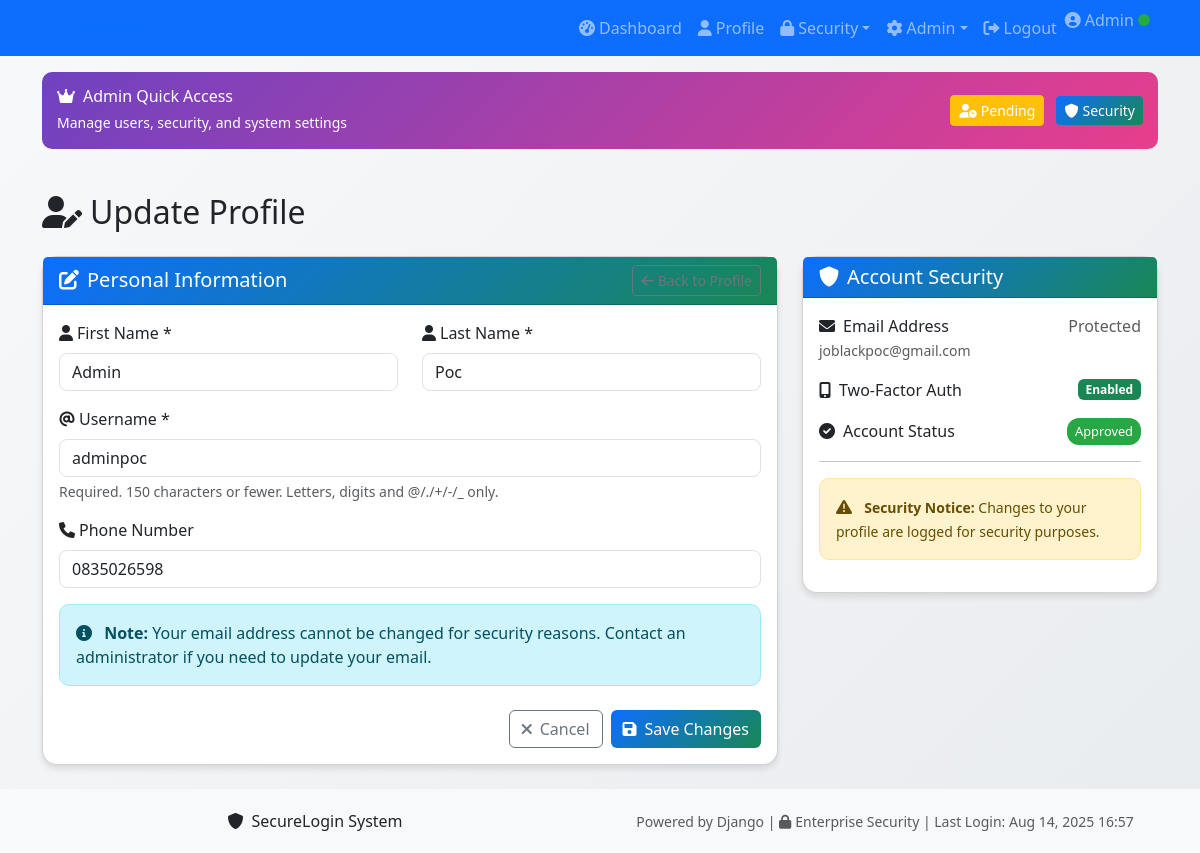
The page /auth/profile/update/ (signed in) on the database its author committed.
### authentication/models.py (models this page shows, shortened)
class CustomUser(AbstractUser):
    APPROVAL_STATUS_CHOICES = [
        ('pending', 'Pending Approval'),
        ('approved', 'Approved'),
        ('rejected', 'Rejected'),
    ]
    email = models.EmailField(unique=True)
    phone_number = models.CharField(max_length=15, blank=True)
    approval_status = models.CharField(
        max_length=20,
        choices=APPROVAL_STATUS_CHOICES,
        default='pending'
    )
    created_at = models.DateTimeField(auto_now_add=True)
    updated_at = models.DateTimeField(auto_now=True)
    approved_by = models.ForeignKey(
        'self',
        on_delete=models.SET_NULL,
        null=True,
        blank=True,
        related_name='approved_users'
    )
    approved_at = models.DateTimeField(null=True, blank=True)
    mfa_enabled = models.BooleanField(default=False)
    last_login_ip = models.GenericIPAddressField(null=True, blank=True)
    login_attempts = models.PositiveIntegerField(default=0)
    locked_until = models.DateTimeField(null=True, blank=True)
    is_banned = models.BooleanField(default=False)
    banned_at = models.DateTimeField(null=True, blank=True)
    banned_by = models.ForeignKey(
        'self',
        on_delete=models.SET_NULL,
        null=True,
        blank=True,
        related_name='banned_users'
    )
    ban_reason = models.TextField(blank=True)
    USERNAME_FIELD = 'email'
    REQUIRED_FIELDS = ['username', 'first_name', 'last_name']

### authentication/views.py (the view, shortened to what this page needs)
# urls.py: path('profile/update/', views.profile_update_view, name='profile_update'),
@login_required
@ratelimit(key='user', rate='5/5m', method='POST', block=True)
def profile_update_view(request):
    if request.user.is_banned:
        messages.error(request, 'Account is banned. Profile updates are not allowed.')
        return redirect('authentication:profile')
    if not request.user.is_staff and not request.user.is_superuser and not request.user.is_approved():
        messages.error(request, 'Profile updates are only available for approved accounts.')
        return redirect('authentication:profile')
    if request.method == 'POST':
        form = ProfileUpdateForm(request.POST, instance=request.user, user=request.user)
        if form.is_valid():
            old_values = {
                'first_name': request.user.first_name,
                'last_name': request.user.last_name,
                'username': request.user.username,
                'phone_number': request.user.phone_number,
            }
            updated_user = form.save()
            UserActivity.objects.create(
                user=request.user,
                action='PROFILE_UPDATE',
                ip_address=request.META.get('REMOTE_ADDR'),
                user_agent=request.META.get('HTTP_USER_AGENT', ''),
                details=f"Profile updated. Changed fields: {', '.join([k for k in old_values.keys() if old_values[k] != getattr(updated_user, k)])}"
            )
            messages.success(request, 'Your profile has been updated successfully!')
            return redirect('authentication:profile')
    else:
        form = ProfileUpdateForm(instance=request.user, user=request.user)
    return render(request, 'authentication/profile_update.html', {
        'form': form,
        'user': request.user
    })

### templates/authentication/profile_update.html (shortened to what this page needs)
{% extends 'base.html' %}
{% block content %}
<div class="row">
    <div class="col-12">
        <h2 class="mb-4">
            <i class="fas fa-user-edit me-2"></i>Update Profile
        </h2>
    </div>
</div>
<div class="row">
    <div class="col-lg-8">
        <div class="card">
            <div class="card-header d-flex justify-content-between align-items-center">
                <h5 class="mb-0">
                    <i class="fas fa-edit me-2"></i>Personal Information
                </h5>
                <a href="{% url 'authentication:profile' %}" class="btn btn-outline-secondary btn-sm">
                    <i class="fas fa-arrow-left me-1"></i>Back to Profile
                </a>
            </div>
            <div class="card-body">
                <form method="post" novalidate>
                    <div class="row">
                        <div class="col-md-6 mb-3">
                            <label for="{{ form.first_name.id_for_label }}" class="form-label">
                                <i class="fas fa-user me-1"></i>First Name *
                            </label>
                            {{ form.first_name }}
                        </div>
                        <div class="col-md-6 mb-3">
                            <label for="{{ form.last_name.id_for_label }}" class="form-label">
                                <i class="fas fa-user me-1"></i>Last Name *
                            </label>
                            {{ form.last_name }}
                        </div>
                    </div>
                    <div class="mb-3">
                        <label for="{{ form.username.id_for_label }}" class="form-label">
                            <i class="fas fa-at me-1"></i>Username *
                        </label>
                        {{ form.username }}
                        {% if form.username.help_text %}
                            <div class="form-text">{{ form.username.help_text }}</div>
                        {% endif %}
                    </div>
                    <div class="mb-3">
                        <label for="{{ form.phone_number.id_for_label }}" class="form-label">
                            <i class="fas fa-phone me-1"></i>Phone Number
                        </label>
                        {{ form.phone_number }}
                    </div>
                    <div class="mb-4">
                        <div class="alert alert-info">
                            <i class="fas fa-info-circle me-2"></i>
                            <strong>Note:</strong> Your email address cannot be changed for security reasons.
                            Contact an administrator if you need to update your email.
                        </div>
                    </div>
                    <div class="d-grid gap-2 d-md-flex justify-content-md-end">
                        <button type="button" class="btn btn-outline-secondary" onclick="window.location.href='{% url 'authentication:profile' %}'">
                            <i class="fas fa-times me-2"></i>Cancel
                        </button>
                        <button type="submit" class="btn btn-primary">
                            <i class="fas fa-save me-2"></i>Save Changes
                        </button>
                    </div>
                </form>
            </div>
        </div>
    </div>
    <div class="col-lg-4">
        <div class="card">
            <div class="card-header">
                <h5 class="mb-0">
                    <i class="fas fa-shield-alt me-2"></i>Account Security
                </h5>
            </div>
            <div class="card-body">
                <div class="mb-3">
                    <div class="d-flex justify-content-between align-items-center">
                        <span><i class="fas fa-envelope me-2"></i>Email Address</span>
                        <span class="text-muted">Protected</span>
                    </div>
                    <small class="text-muted">{{ user.email }}</small>
                </div>
                <div class="mb-3">
                    <div class="d-flex justify-content-between align-items-center">
                        <span><i class="fas fa-mobile-alt me-2"></i>Two-Factor Auth</span>
                        {% if user.mfa_enabled %}
                            <span class="badge bg-success">Enabled</span>
                        {% else %}
                            <span class="badge bg-warning">Disabled</span>
                        {% endif %}
                    </div>
                </div>
                <div class="mb-3">
                    <div class="d-flex justify-content-between align-items-center">
                        <span><i class="fas fa-check-circle me-2"></i>Account Status</span>
                        <span class="status-badge status-{{ user.approval_status }}">
                            {{ user.get_approval_status_display }}
                        </span>
                    </div>
                </div>
                <hr>
                <div class="alert alert-warning alert-sm">
                    <i class="fas fa-exclamation-triangle me-2"></i>
                    <small><strong>Security Notice:</strong> Changes to your profile are logged for security purposes.</small>
                </div>
            </div>
        </div>
    </div>
</div>
{% endblock %}

### templates/base.html (shortened to what this page needs)
<!DOCTYPE html>
<html lang="en">
<head>
    <link href="https://cdn.jsdelivr.net/npm/bootstrap@5.3.0/dist/css/bootstrap.min.css" rel="stylesheet">
    <link rel="stylesheet" href="https://cdnjs.cloudflare.com/ajax/libs/font-awesome/6.0.0/css/all.min.css">
</head>
<body class="d-flex flex-column">
    <nav class="navbar navbar-expand-lg navbar-dark bg-primary">
        <div class="container">
            <a class="navbar-brand" href="{% url 'home' %}">
                <i class="fas fa-shield-alt me-2"></i>SecureLogin
            </a>
            {% if user.is_authenticated %}
                <div class="collapse navbar-collapse" id="navbarNav">
                    <ul class="navbar-nav ms-auto">
                        <li class="nav-item">
                            <a class="nav-link" href="{% url 'authentication:dashboard' %}">
                                <i class="fas fa-tachometer-alt me-1"></i>Dashboard
                            </a>
                        </li>
                        <li class="nav-item">
                            <a class="nav-link" href="{% url 'authentication:profile' %}">
                                <i class="fas fa-user me-1"></i>Profile
                            </a>
                        </li>
                        <li class="nav-item dropdown">
                            <a class="nav-link dropdown-toggle" href="#" id="securityDropdown" role="button" data-bs-toggle="dropdown">
                                <i class="fas fa-lock me-1"></i>Security
                            </a>
                        </li>
                        {% if user.is_staff or user.is_superuser %}
                            <li class="nav-item dropdown">
                                <a class="nav-link dropdown-toggle" href="#" id="adminDropdown" role="button" data-bs-toggle="dropdown">
                                    <i class="fas fa-cog me-1"></i>Admin
                                </a>
                            </li>
                        {% endif %}
                        <li class="nav-item">
                            <a class="nav-link" href="{% url 'authentication:logout' %}">
                                <i class="fas fa-sign-out-alt me-1"></i>Logout
                            </a>
                        </li>
                        <li class="nav-item">
                            <span class="navbar-text">
                                <i class="fas fa-user-circle me-1"></i>{{ user.first_name }}
                                {% if user.mfa_enabled %}
                                    <span class="security-indicator security-good" title="MFA Enabled"></span>
                                {% else %}
                                    <span class="security-indicator security-warning" title="MFA Disabled"></span>
                                {% endif %}
                            </span>
                        </li>
                    </ul>
                </div>
            {% endif %}
        </div>
    </nav>
    {% if user.is_authenticated and user.is_staff %}
        <div class="container mt-3">
            <div class="admin-panel">
                <div class="row align-items-center">
                    <div class="col-md-8">
                        <h6 class="mb-1">
                            <i class="fas fa-crown me-2"></i>Admin Quick Access
                        </h6>
                        <small>Manage users, security, and system settings</small>
                    </div>
                    <div class="col-md-4 text-md-end">
                        <a href="/secure-admin/authentication/customuser/pending-users/" class="btn btn-warning btn-sm me-2">
                            <i class="fas fa-user-clock me-1"></i>Pending
                        </a>
                        <a href="/secure-admin/authentication/customuser/security-dashboard/" class="btn btn-primary btn-sm">
                            <i class="fas fa-shield-alt me-1"></i>Security
                        </a>
                    </div>
                </div>
            </div>
        </div>
    {% endif %}
    <main class="container my-4 flex-grow-1">
        {% block content %}
        {% endblock %}
    </main>
    <footer class="footer">
        <div class="container text-center">
            <div class="row">
                <div class="col-md-6">
                    <p class="mb-0">
                        <i class="fas fa-shield-alt me-2"></i>SecureLogin System
                    </p>
                </div>
                <div class="col-md-6">
                    <p class="mb-0">
                        <small class="text-muted">
                            Powered by Django |
                            <i class="fas fa-lock me-1"></i>Enterprise Security
                            {% if user.is_authenticated %}
                                | Last Login: {{ user.last_login|date:"M d, Y H:i" }}
                            {% endif %}
                        </small>
                    </p>
                </div>
            </div>
        </div>
    </footer>
    <div class="toast-container position-fixed top-0 end-0 p-3">
    </div>
</body>
</html>

### templates/base.html (style rules this page uses)
.navbar-brand { font-weight: bold; color: #0d6efd !important; }
.card-header { background: linear-gradient(135deg, #0d6efd, #198754); color: white; }
.btn-primary { background: linear-gradient(135deg, #0d6efd, #198754); border: none; }
.alert { border-radius: 10px; }
.form-control { border-radius: 8px; }
.card { border-radius: 15px; box-shadow: 0 4px 6px rgba(0, 0, 0, 0.1); }
body { background: linear-gradient(135deg, #f8f9fa, #e9ecef); min-height: 100vh; }
.footer { margin-top: auto; background-color: #f8f9fa; padding: 20px 0; }
.status-badge { font-size: 0.8em; padding: 4px 8px; border-radius: 12px; }
.status-approved { background-color: #28a745; color: #fff; }
.security-indicator { display: inline-block; width: 12px; height: 12px; border-radius: 50%; margin-right: 8px; }
.security-good { background-color: #28a745; }
.admin-panel { background: linear-gradient(135deg, #6f42c1, #e83e8c); color: white; border-radius: 10px; padding: 15px; margin-bottom: 20px; }
.admin-panel a { color: white; text-decoration: none; }
.navbar-nav .nav-link { display: flex; align-items: center; transition: all 0.3s ease; }
.toast-container { position: fixed; top: 20px; right: 20px; z-index: 1055; }

### rows shown on the page
CustomUser: first_name "Admin", last_name "Poc", username "adminpoc", phone_number "0835026598", email "joblackpoc@gmail.com", approval_status "Approved", last_login "Aug 14, 2025 16:57"
